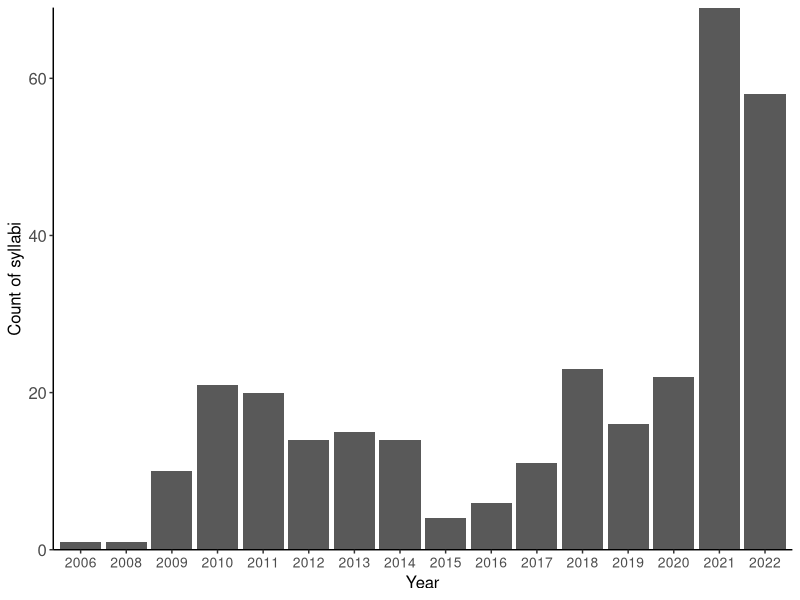
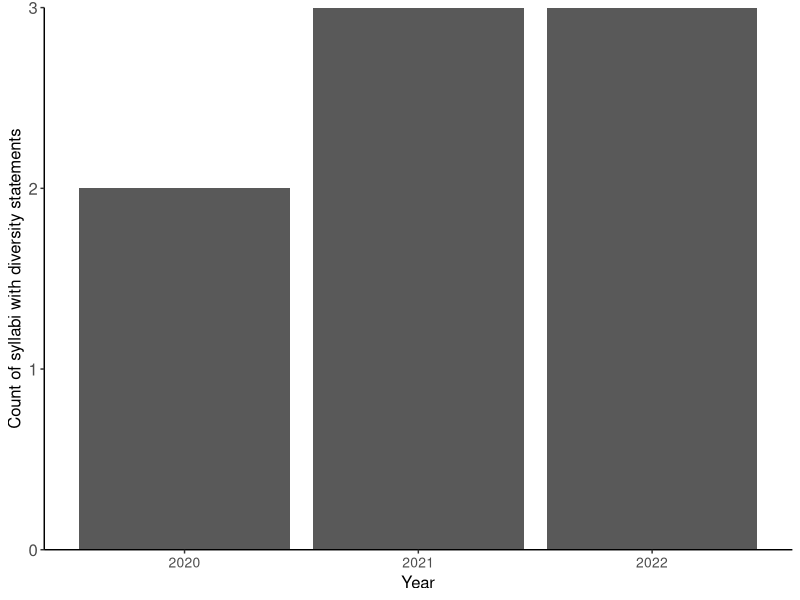
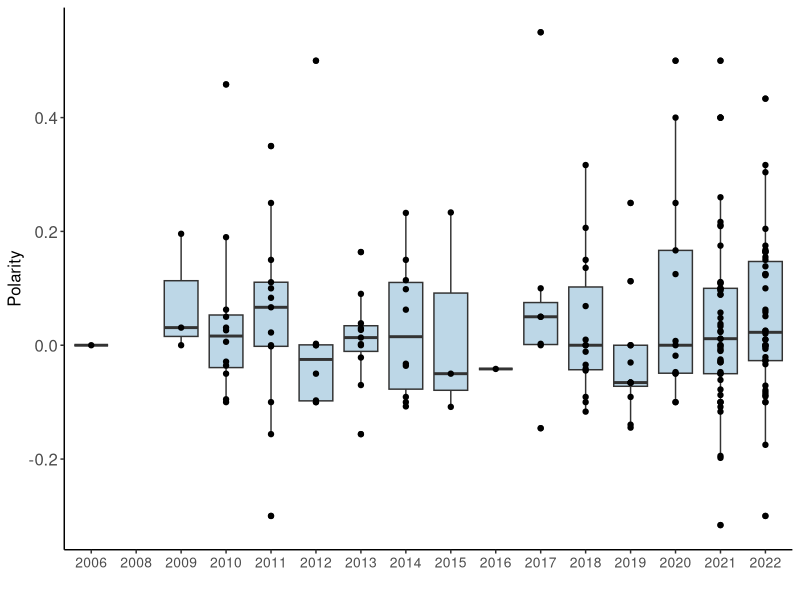
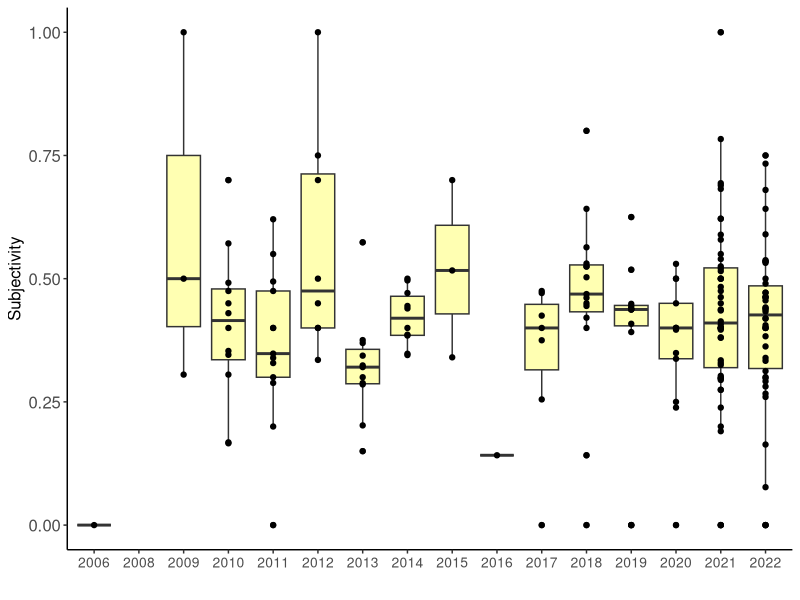
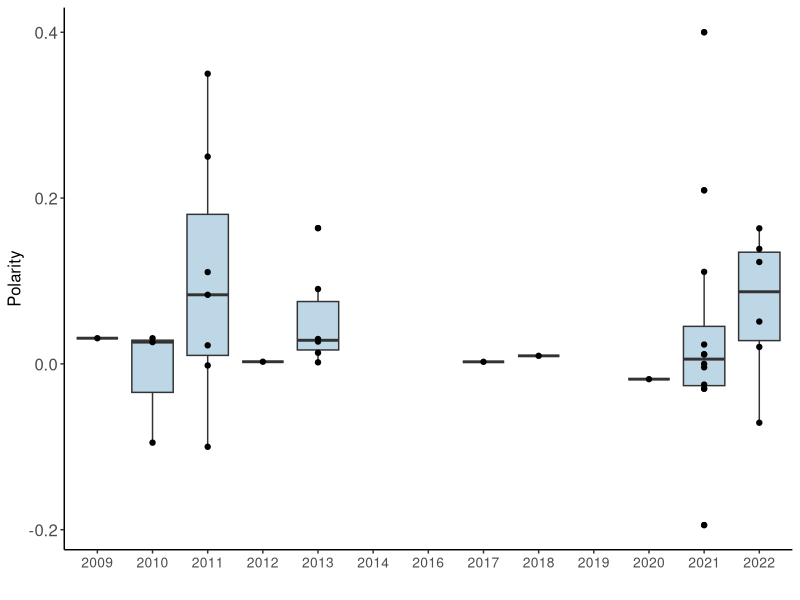
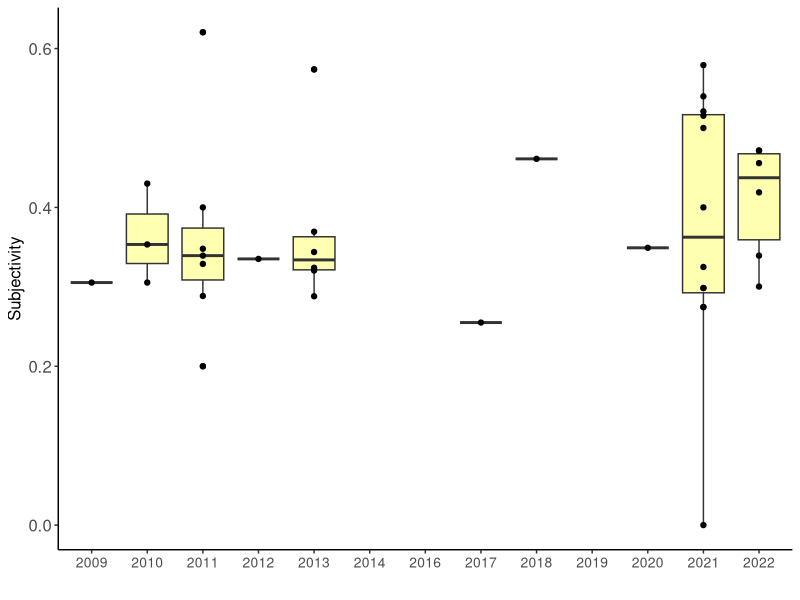

Reproduce these figures in R, in order. (Note: this script raises an error after producing the figures.)
###
require(tidyverse)


#import data
syl <- read_csv("syllabus-data.csv")
wordAT<-read_csv("attendword_count.csv")
wordGr<-read_csv("gradingword_count.csv")
enroll<-read_csv("finalenrollment.csv") %>% 
  select(c("Index", "Class Size", "Seats Avl", "% Filled"))
AttendSA <- read_csv("AttendSA.csv")


### combine files
df<-left_join(syl, AttendSA, by = c("Attend_File" = "File"))

df2<-left_join(df, enroll, by = c("Index"="Index"))

df3<-left_join(df2, wordAT, by = c("Attend_File" = "File Name")) %>% 
  rename("AttendWordCount"="Word Count")

df4<-left_join(df3, wordGr, by = c("Index" = "Index")) %>% 
  rename("GradingWordCount" = "Word Count") %>% 
  filter(Department_Code != "PSYC") %>% 
  mutate(SizeCategory = ifelse(`Class Size` < 30, "small", 
                               ifelse(`Class Size` >75, "large", "medium")))

df4$SizeCategory<-factor(df4$SizeCategory, levels = c("small", "medium", "large"), labels = c("small", "medium", "large"))

#df2 <- df %>% distinct(courseID, .keep_all=TRUE)


tiff("FigALL.tiff",width=8,height=4,units="in",res=300)
df4 %>% 
  filter(!is.na(Year)) %>% 
  group_by(Year) %>% 
  summarize(count = n()) %>% 
  ggplot(aes(x = factor(Year), y = count)) +
  geom_bar(stat="identity")+
  theme_classic()+
  labs(y = "Count of syllabi", x = "Year")+
  theme(axis.text=element_text(size=12),
        axis.title.x = element_text(size=12),
        axis.title.y = element_text(size = 12),
        axis.text.x = element_text(size=10),
        axis.text.y = element_text(size=12),
        legend.text = element_text(size=12),
        legend.title = element_text(size=12))+ 
  scale_y_continuous(expand = c(0,0))
dev.off()



tiff("Fig1_div.tiff",width=8,height=4,units="in",res=300)
df4 %>% 
  filter(!is.na(Year)) %>% 
  group_by(Year, DEI_Statement_Present) %>% 
  summarize(count = n()) %>% 
  filter(DEI_Statement_Present=="Yes") %>% 
  ggplot(aes(x = factor(Year), y = count)) +
  geom_bar(stat="identity")+
  theme_classic()+
  labs(y = "Count of syllabi with diversity statements", x = "Year")+
  theme(axis.text=element_text(size=12),
        axis.title.x = element_text(size=12),
        axis.title.y = element_text(size = 12),
        axis.text.x = element_text(size=10),
        axis.text.y = element_text(size=12),
        legend.text = element_text(size=12),
        legend.title = element_text(size=12))+ 
  scale_y_continuous(expand = c(0,0))
dev.off()
  


tiff("Fig1_all.tiff",width=7,height=3,units="in",res=300)
df4 %>% 
  filter(!is.na(Year)) %>% 
  #filter(Department_Code=="BIOL") %>% 
  ggplot(aes(x = factor(Year), y = Polarity)) +
  geom_boxplot(fill = "#bdd7e7")+
  geom_point()+
   theme_classic()+
  labs(y = "Polarity", x = "")+
  theme(axis.text=element_text(size=12),
        axis.title.x = element_text(size=12),
        axis.title.y = element_text(size = 12),
        axis.text.x = element_text(size=10),
        axis.text.y = element_text(size=12),
        legend.text = element_text(size=12),
        legend.title = element_text(size=12))
dev.off()

tiff("Fig2_all.tiff",width=7,height=3,units="in",res=300)
df4 %>% 
  filter(!is.na(Year)) %>% 
  #filter(Department_Code=="BIOL") %>% 
  ggplot(aes(x = factor(Year), y = Subjectivity)) +
  geom_boxplot(fill = "#ffffb2")+
  geom_point()+
  theme_classic()+
  labs(y = "Subjectivity", x = "")+
  theme(axis.text=element_text(size=12),
        axis.title.x = element_text(size=12),
        axis.title.y = element_text(size = 12),
        axis.text.x = element_text(size=10),
        axis.text.y = element_text(size=12),
        legend.text = element_text(size=12),
        legend.title = element_text(size=12))
dev.off()
####

tiff("Fig1_biolpol.tiff",width=7,height=3,units="in",res=300)
df4 %>% 
  filter(!is.na(Year)) %>% 
  filter(Department_Code=="BIOL") %>% 
  ggplot(aes(x = factor(Year), y = Polarity)) +
  geom_boxplot(fill = "#bdd7e7")+
  geom_point()+
  theme_classic()+
  labs(y = "Polarity", x = "")+
  theme(axis.text=element_text(size=12),
        axis.title.x = element_text(size=12),
        axis.title.y = element_text(size = 12),
        axis.text.x = element_text(size=10),
        axis.text.y = element_text(size=12),
        legend.text = element_text(size=12),
        legend.title = element_text(size=12))
dev.off()

tiff("Fig2_biol.tiff",width=7,height=3,units="in",res=300)
df4 %>% 
  filter(!is.na(Year)) %>% 
  filter(Department_Code=="BIOL") %>% 
  ggplot(aes(x = factor(Year), y = Subjectivity)) +
  geom_boxplot(fill = "#ffffb2")+
  geom_point()+
  theme_classic()+
  labs(y = "Subjectivity", x = "")+
  theme(axis.text=element_text(size=12),
        axis.title.x = element_text(size=12),
        axis.title.y = element_text(size = 12),
        axis.text.x = element_text(size=10),
        axis.text.y = element_text(size=12),
        legend.text = element_text(size=12),
        legend.title = element_text(size=12))
dev.off()


tiff("Fig1_biol.tiff",width=7,height=3,units="in",res=300)
df4 %>% 
  filter(!is.na(Year)) %>% 
  filter(Department_Code=="BIOL") %>% 
  filter()
ggplot(aes(x = factor(Year), y = Polarity)) +
  geom_boxplot(fill = "#bdd7e7")+
  geom_point()+
  theme_classic()+
  labs(y = "Polarity", x = "")+
  theme(axis.text=element_text(size=12),
        axis.title.x = element_text(size=12),
        axis.title.y = element_text(size = 12),
        axis.text.x = element_text(size=10),
        axis.text.y = element_text(size=12),
        legend.text = element_text(size=12),
        legend.title = element_text(size=12))
dev.off()


####
df4 %>% 
  filter(!is.na(Year)) %>% 
  filter(AttendWordCount<300) %>% 
 # filter(Department_Code=="BIOL") %>% 
  ggplot(aes(x = AttendWordCount, y = `Class Size`)) +
  geom_point()+
 geom_smooth(method = "lm",se = F)+
  theme_classic()+
  labs(y = "Class Size", x = "Attendance Policy Word Count")+
  theme(axis.text=element_text(size=12),
        axis.title.x = element_text(size=12),
        axis.title.y = element_text(size = 12),
        axis.text.x = element_text(size=10),
        axis.text.y = element_text(size=12),
        legend.text = element_text(size=12),
        legend.title = element_text(size=12))

df4 %>% 
  #filter(!is.na(Year)) %>% 
  filter(AttendWordCount<300) %>% 
  # filter(Department_Code=="BIOL") %>% 
  ggplot(aes(x = AttendWordCount, y = `Class Size`, color = Division)) +
  geom_point()+
  geom_smooth(method = "lm",se = F)+
  theme_classic()+
  labs(y = "Class Size", x = "Attendance Policy Word Count")+
  theme(axis.text=element_text(size=12),
        axis.title.x = element_text(size=12),
        axis.title.y = element_text(size = 12),
        axis.text.x = element_text(size=10),
        axis.text.y = element_text(size=12),
        legend.text = element_text(size=12),
        legend.title = element_text(size=12))

df4 %>% 
  #filter(!is.na(Year)) %>% 
  filter(GradingWordCount<400) %>% 
  # filter(Department_Code=="BIOL") %>% 
  ggplot(aes(x = GradingWordCount, y = `Class Size`, color = Division)) +
  geom_point()+
  geom_smooth(method = "lm", se = F)+
  theme_classic()+
  labs(y = "Class Size", x = "Grading Policy Word Count")+
  theme(axis.text=element_text(size=12),
        axis.title.x = element_text(size=12),
        axis.title.y = element_text(size = 12),
        axis.text.x = element_text(size=10),
        axis.text.y = element_text(size=12),
        legend.text = element_text(size=12),
        legend.title = element_text(size=12))


df4 %>% 
  #filter(!is.na(Year)) %>% 
  filter(GradingWordCount<400) %>% 
  # filter(Department_Code=="BIOL") %>% 
  ggplot(aes(x = GradingWordCount, y = `Class Size`)) +
  geom_point()+
  geom_smooth(method = "lm", se = F)+
  theme_classic()+
  labs(y = "Class Size", x = "Grading Policy Word Count")+
  theme(axis.text=element_text(size=12),
        axis.title.x = element_text(size=12),
        axis.title.y = element_text(size = 12),
        axis.text.x = element_text(size=10),
        axis.text.y = element_text(size=12),
        legend.text = element_text(size=12),
        legend.title = element_text(size=12))


tiff("Fig3_pol_wordattend.tiff",width=7,height=3,units="in",res=300)
df4 %>% 
  #filter(!is.na(Year)) %>% 
 # filter(GradingWordCount<400) %>% 
  # filter(Department_Code=="BIOL") %>% 
  ggplot(aes(x = AttendWordCount, y = `Polarity`, color = Division)) +
  geom_point()+
  geom_smooth(method = "lm", se = F)+
  theme_classic()+
  labs(x = "Class Size", y = "Polarity")+
  theme(axis.text=element_text(size=12),
        axis.title.x = element_text(size=12),
        axis.title.y = element_text(size = 12),
        axis.text.x = element_text(size=10),
        axis.text.y = element_text(size=12),
        legend.text = element_text(size=12),
        legend.title = element_text(size=12))
dev.off()


tiff("Fig3_sub_wordattend.tiff",width=7,height=3,units="in",res=300)
df4 %>% 
  #filter(!is.na(Year)) %>% 
  # filter(AttendanceWordCount<400) %>% 
  # filter(Department_Code=="BIOL") %>% 
  ggplot(aes(x = AttendWordCount, y = `Subjectivity`, color = Division)) +
  geom_point()+
  geom_smooth(method = "lm", se = F)+
  theme_classic()+
  labs(x = "Attendance Policy Word Count", y = "Subjectivity")+
  theme(axis.text=element_text(size=12),
        axis.title.x = element_text(size=12),
        axis.title.y = element_text(size = 12),
        axis.text.x = element_text(size=10),
        axis.text.y = element_text(size=12),
        legend.text = element_text(size=12),
        legend.title = element_text(size=12))
dev.off()

df5<-df4 %>% 
  filter(!is.na(AttendTone1)) %>% 
  mutate(AttendTone1 = tolower(AttendTone1)) %>% 
  group_by(AttendTone1) %>% 
  summarize(n=n(), meanPol = mean(Polarity, na.rm = T), meanSub = mean(Subjectivity, na.rm = T))

df6<-df4 %>% 
  filter(!is.na(GradeTone1)) %>% 
  mutate(GradeTone1 = tolower(GradeTone1)) %>% 
  group_by(GradeTone1) %>% 
  summarize(n=n())

tiff("Fig3_Attendtones.tiff",width=8,height=3,units="in",res=300)
df5 %>% 
  ggplot(aes(x = AttendTone1, y = n, fill = AttendTone1))+
  geom_bar(stat="identity", width =  0.5)+
  theme_classic()+
  labs(y = "Count", x = "Tone of Attendance Policy")+
  theme(axis.text=element_text(size=12),
        axis.title.x = element_text(size=12),
        axis.title.y = element_text(size = 12),
        axis.text.x = element_text(size=10),
        axis.text.y = element_text(size=12),
        legend.text = element_text(size=12),
        legend.title = element_text(size=12), 
        legend.position = "none")+
          scale_y_continuous(expand = c(0,0))+
  scale_fill_manual(values = c( "gray",'#a6cee3','#1f78b4','#b2df8a','#33a02c','#fb9a99','#e31a1c','#fdbf6f','#ff7f00','#cab2d6'))
dev.off()


tiff("Fig4_tonesgrade.tiff",width=8,height=3,units="in",res=300)
df6 %>% 
  #filter(!is.na(SizeCategory)) %>% 
  ggplot(aes(x = GradeTone1, y = n, fill = GradeTone1))+
  geom_bar(stat="identity", width =  0.5)+
  theme_classic()+
  labs(x = "Grading Policy Tone", y = "Count")+
  theme(axis.text=element_text(size=12),
        axis.title.x = element_text(size=12),
        axis.title.y = element_text(size = 12),
        axis.text.x = element_text(size=10),
        axis.text.y = element_text(size=12),
        legend.text = element_text(size=12),
        legend.title = element_text(size=12),   legend.position = "none")+
  scale_y_continuous(expand = c(0,0))+
  scale_fill_manual(values = c("black","gray",'#a6cee3','#1f78b4','#e31a1c','#fdbf6f','#cab2d6','#ff7f00', "yellow"))
dev.off()

df7<-df4 %>% 
  filter(!is.na(AttendTone1)) %>% 
  mutate(AttendTone1 = tolower(AttendTone1)) %>% 
  group_by(AttendTone1, SizeCategory) %>% 
  summarize(n=n())

df8<-df4 %>% 
  filter(!is.na(GradeTone1)) %>% 
  mutate(GradeTone1 = tolower(GradeTone1)) %>% 
  group_by(GradeTone1, SizeCategory) %>% 
  summarize(n=n())

tiff("Fig4_sizeandattendTone.tiff",width=8,height=3,units="in",res=300)
df7 %>% 
  filter(!is.na(SizeCategory)) %>% 
  ggplot(aes(x = SizeCategory, y = n, fill = AttendTone1))+
  geom_bar(stat="identity", width =  0.5)+
  theme_classic()+
  labs(y = "Count", x = "Class size")+
  theme(axis.text=element_text(size=12),
        axis.title.x = element_text(size=12),
        axis.title.y = element_text(size = 12),
        axis.text.x = element_text(size=10),
        axis.text.y = element_text(size=12),
        legend.text = element_text(size=12),
        legend.title = element_text(size=12))+
  scale_y_continuous(expand = c(0,0))+
  scale_fill_manual(values = c("gray",'#a6cee3','#1f78b4','#b2df8a','#33a02c','#fb9a99','#e31a1c','#fdbf6f','#ff7f00','#cab2d6'))
dev.off()



tiff("Fig4_sizeandtonesgrade.tiff",width=8,height=3,units="in",res=300)
df8 %>% 
  filter(!is.na(SizeCategory)) %>% 
  ggplot(aes(x = SizeCategory, y = n, fill = GradeTone1))+
  geom_bar(stat="identity", width =  0.5)+
  theme_classic()+
  labs(y = "Count", x = "Class Size")+
  theme(axis.text=element_text(size=12),
        axis.title.x = element_text(size=12),
        axis.title.y = element_text(size = 12),
        axis.text.x = element_text(size=10),
        axis.text.y = element_text(size=12),
        legend.text = element_text(size=12),
        legend.title = element_text(size=12))+
  scale_y_continuous(expand = c(0,0))+
  scale_fill_manual(values = c("black","gray",'#a6cee3','#1f78b4','#e31a1c','#fdbf6f','#cab2d6','#ff7f00', "yellow"))
dev.off()